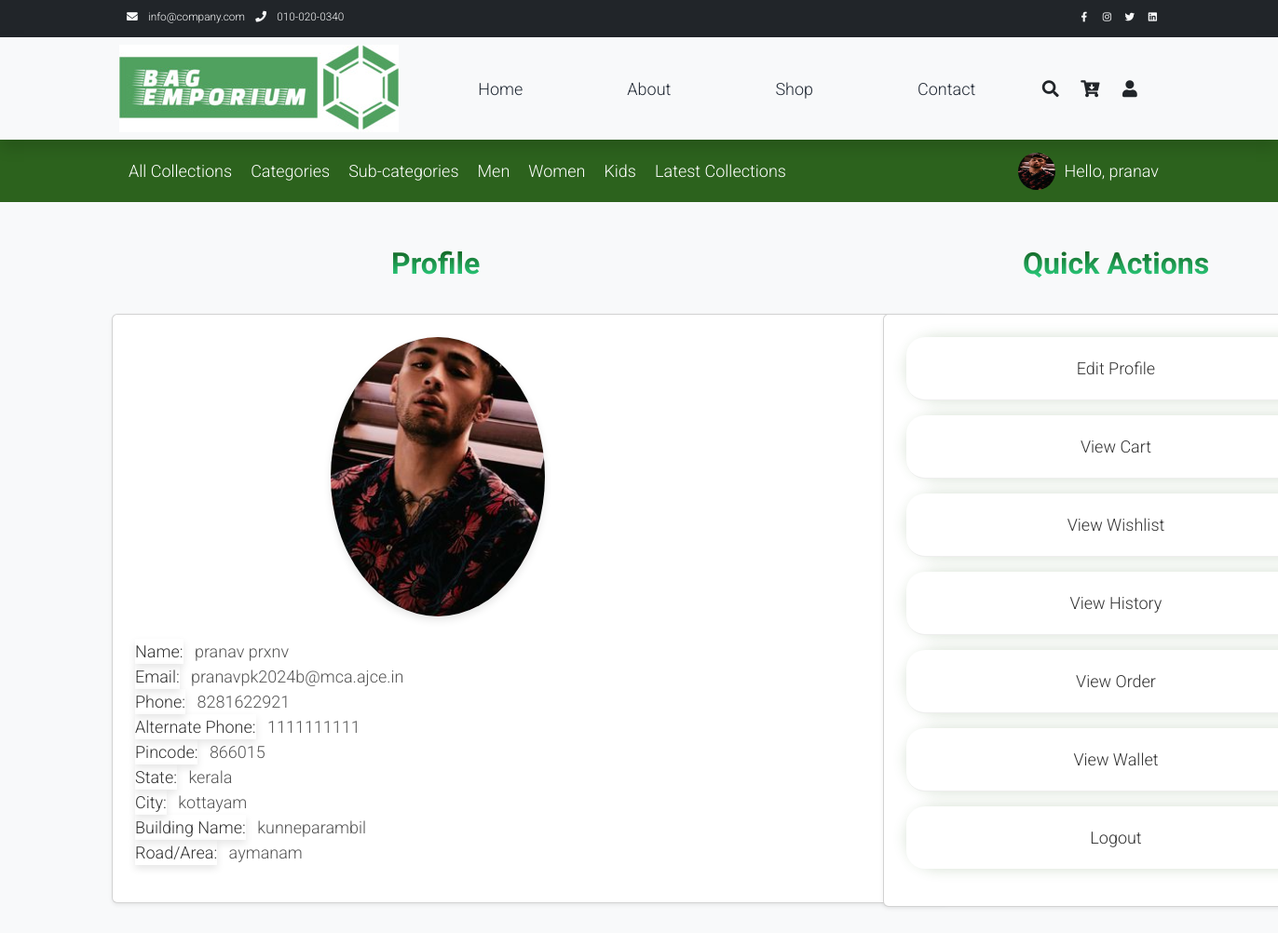
/myauth/customer/ (signed in), run on an earlier commit of the app's database.
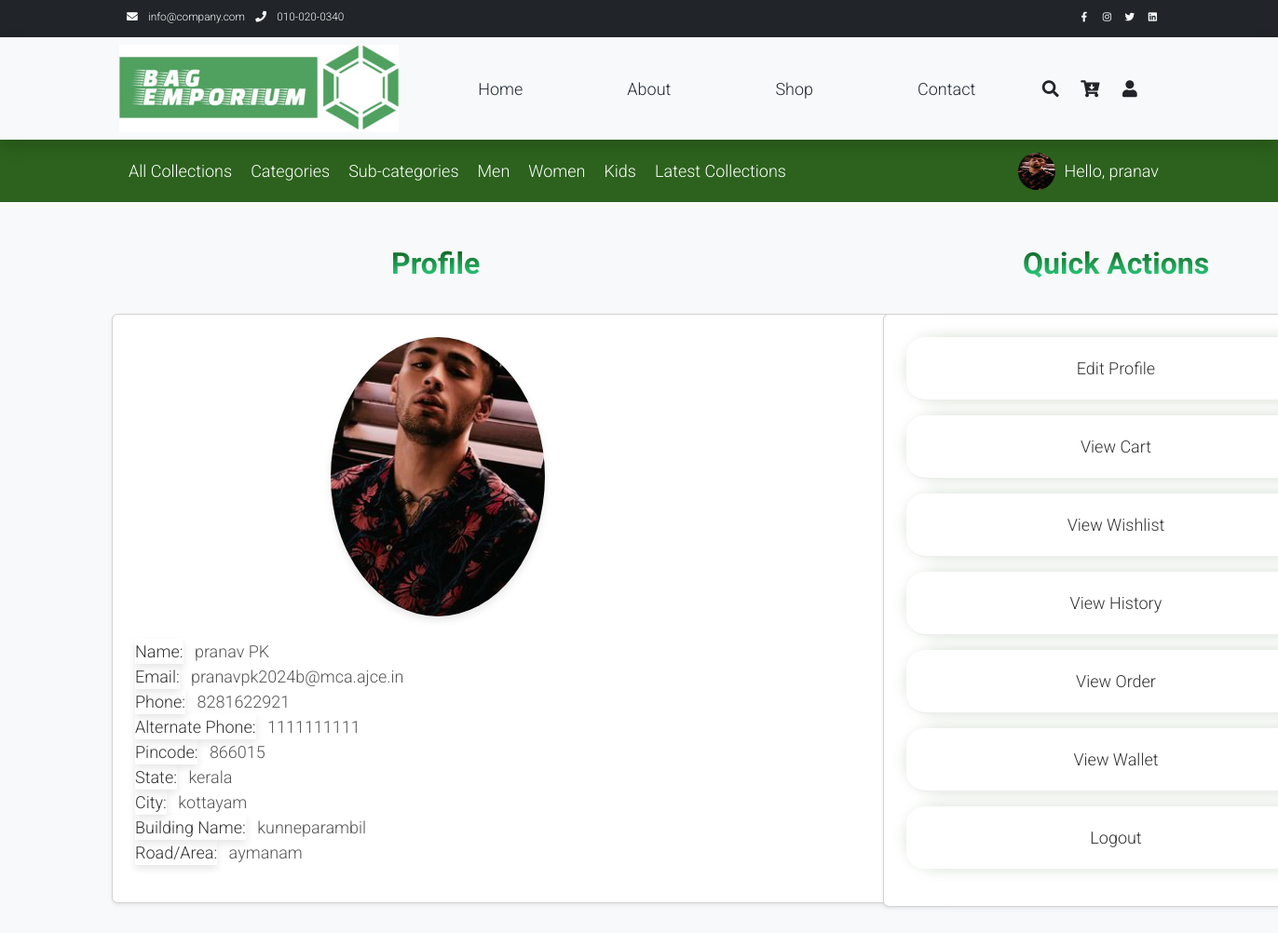
And on a later commit of the database.
### myauth/models.py (models this page shows, shortened)
class User(AbstractUser):
    class Role(models.TextChoices):
        ADMIN="ADMIN",'Admin'
        CUSTOMER="CUSTOMER",'Customer'
        DELIVERYBOY="DELIVERYBOY",'deliveryboy'
        SELLER="SELLER",'Seller'
    role = models.CharField(max_length=50,choices=Role.choices)

class Profile(models.Model):
    user = models.OneToOneField(User, on_delete=models.CASCADE)
    profile_picture = models.ImageField(upload_to='profile_pictures/', null=True, blank=True)
    phone = models.CharField(max_length=12, unique=True)  # You can adjust the max_length as needed
    alt_phone = models.CharField(max_length=12, unique=True)  # You can adjust the max_length as needed
    pincode= models.CharField(max_length=6)  # You can adjust the max_length as needed
    state = models.CharField(max_length=50)
    city = models.CharField(max_length=50)
    building_name = models.CharField(max_length=100)
    road_area = models.CharField(max_length=100)

### myauth/views.py (the view)
# urls.py: path('customer/', views.customer_detail_view, name='customer_detail'),
def customer_detail_view(request):
    if request.user.is_authenticated:
        customer_profile = Profile.objects.get(user=request.user)
        return render(request, 'customer_detail.html', {'customer_profile': customer_profile})
    else:
        return redirect('login')  # Adjust this according to your login URL

### templates/customer_detail.html (shortened to what this page needs)
{% load static %}
<!DOCTYPE html>
<html lang="en">
<head>
    <link rel="stylesheet" href="{% static 'assets/css/bootstrap.min.css' %}">
    <link rel="stylesheet" href="{% static 'assets/css/templatemo.css' %}">
    <link rel="stylesheet" href="{% static 'assets/css/custom.css' %}">
    <link rel="stylesheet" href="{% static 'assets/css/fontawesome.min.css' %}">
</head>
<body>
    <nav class="navbar navbar-expand-lg bg-dark navbar-light d-none d-lg-block" id="templatemo_nav_top">
        <div class="container text-light">
            <div class="w-100 d-flex justify-content-between">
                <div>
                    <i class="fa fa-envelope mx-2"></i>
                    <a class="navbar-sm-brand text-light text-decoration-none" href="mailto:info@company.com">info@company.com</a>
                    <i class="fa fa-phone mx-2"></i>
                    <a class="navbar-sm-brand text-light text-decoration-none" href="tel:010-020-0340">010-020-0340</a>
                </div>
                <div>
                    <a class="text-light" href="https://fb.com/templatemo" target="_blank" rel="sponsored"><i class="fab fa-facebook-f fa-sm fa-fw me-2"></i></a>
                    <a class="text-light" href="https://www.instagram.com/" target="_blank"><i class="fab fa-instagram fa-sm fa-fw me-2"></i></a>
                    <a class="text-light" href="https://twitter.com/" target="_blank"><i class="fab fa-twitter fa-sm fa-fw me-2"></i></a>
                    <a class="text-light" href="https://www.linkedin.com/" target="_blank"><i class="fab fa-linkedin fa-sm fa-fw"></i></a>
                </div>
            </div>
        </div>
    </nav>
    <nav class="navbar navbar-expand-lg navbar-light shadow">
        <div class="container d-flex justify-content-between align-items-center">
            <img class="img-fluid" src="{% static 'assets/img/logo3.jpg' %}" alt="">
            <div class="align-self-center collapse navbar-collapse flex-fill  d-lg-flex justify-content-lg-between" id="templatemo_main_nav">
                <div class="flex-fill">
                    <ul class="nav navbar-nav d-flex justify-content-between mx-lg-auto">
                        <li class="nav-item">
                            <a class="nav-link" href="/myauth/home">Home</a>
                        </li>
                        <li class="nav-item">
                            <a class="nav-link" href="#about">About</a>
                        </li>
                        <li class="nav-item">
                            <a class="nav-link" href="http://127.0.0.1:8000/myauth/productallview/">Shop</a>
                        </li>
                        <li class="nav-item">
                            <a class="nav-link" href="#contact">Contact</a>
                        </li>
                </div>
                <div class="navbar align-self-center d-flex">
                                <a class="nav-icon d-none d-lg-inline" href="/myauth/search/" >
                        <i class="fa fa-fw fa-search text-dark mr-2"></i>
                    </a>
                    <a class="nav-icon position-relative text-decoration-none" href="/myauth/view_cart/">
                        <i class="fa fa-fw fa-cart-arrow-down text-dark mr-1"></i>
                        <span class="position-absolute top-0 left-100 translate-middle badge rounded-pill bg-light text-dark">
                        </span>
                    </a>
                    <a class="nav-icon position-relative text-decoration-none" href="/myauth/customer/">
                        <i class="fa fa-fw fa-user text-dark mr-3"></i>
                    </a>
                </div>
            </div>
        </div>
    </nav>
 <!DOCTYPE html>
 <html lang="en">
 <head>
 </head>
 <body>
     <header>
        <div class="container">
            <div class="back">
                <ul>
                    <li><a href="http://127.0.0.1:8000/myauth/productallview/">All Collections </a></li>
                    <li class="dropdown">
                        <a href="#">Categories</a>
                    </li>
                    <li class="dropdown">
                        <a href="#">Sub-categories</a>
                    </li>
                    <li>
                        <a href="http://127.0.0.1:8000/myauth/productscategorylist/4">Men</a>
                    </li>
                    <li>
                        <a href="http://127.0.0.1:8000/myauth/productscategorylist/5">Women</a>
                    </li>
                    <li>
                        <a href="http://127.0.0.1:8000/myauth/productscategorylist/6">Kids</a>
                    </li>
                    <li>
                        <a href="#">Latest Collections</a>
                    </li>
                </ul>
            </div>
            <div class="user dropdown">
                <a href="#">
                    {% if user.profile.profile_picture %}
                    <img src="{{ user.profile.profile_picture.url }}" alt="Profile Picture">
                    {% else %}
                    <img src="{% static 'assets/img/pro.png' %}" alt="Default Profile Picture">
                    {% endif %}
                    Hello, {{ user.first_name }}
                </a>
            </div>
        </div>
     </header>
 </body>
 </html>
<!DOCTYPE html>
<html lang="en">
<head>
    <link href="https://cdn.jsdelivr.net/npm/bootstrap@5.3.0-alpha1/dist/css/bootstrap.min.css" rel="stylesheet">
</head>
<body>
<div class="containerr">
    <div class="row">
        <div class="col-md-6"><br>
            <h2 class="grad-text">Profile</h2><br>
            <div class="demo">
            <div class="card shadow-sm mb-4 p-4 fade-in">
                <div class="text-center mb-4">
                    <img src="{{ customer_profile.profile_picture.url }}" alt="Profile Picture" class="profile-picture">
                </div>
                <div class="mb-3">
                    <div class="detail">
                        <label class="me-2">Name:</label>
                        <span>{{ customer_profile.user.first_name }} {{ customer_profile.user.last_name }}</span>
                    </div>
                    <div class="detail">
                        <label class="me-2">Email:</label>
                        <span>{{ customer_profile.user.email }}</span>
                    </div>
                    <div class="detail">
                        <label class="me-2">Phone:</label>
                        <span>{{ customer_profile.phone }}</span>
                    </div>
                    <div class="detail">
                        <label class="me-2">Alternate Phone:</label>
                        <span>{{ customer_profile.alt_phone }}</span>
                    </div>
                    <div class="detail">
                        <label class="me-2">Pincode:</label>
                        <span>{{ customer_profile.pincode }}</span>
                    </div>
                    <div class="detail">
                        <label class="me-2">State:</label>
                        <span>{{ customer_profile.state }}</span>
                    </div>
                    <div class="detail">
                        <label class="me-2">City:</label>
                        <span>{{ customer_profile.city }}</span>
                    </div>
                    <div class="detail">
                        <label class="me-2">Building Name:</label>
                        <span>{{ customer_profile.building_name }}</span>
                    </div>
                    <div class="detail">
                        <label class="me-2">Road/Area:</label>
                        <span>{{ customer_profile.road_area }}</span>
                    </div>
                </div>
                </div>
            </div>
        </div>
        <div class="col-md-6"><br>
            <h2 class="grad-text">Quick Actions</h2><br>
            <div class="demoo">
            <div class="card shadow-sm p-4 fade-in">
                <div class="quick-actions">
                    <div class="card mb-3">
                        <a href="/myauth/updateprofile/" class="text-decoration-none card-link">Edit Profile</a>
                    </div>
                    <div class="card mb-3">
                        <a href="/myauth/view_cart/" class="text-decoration-none card-link">View Cart</a>
                    </div>
                    <div class="card mb-3">
                        <a href="/myauth/view_wishlist/" class="text-decoration-none card-link">View Wishlist</a>
                    </div>
                    <div class="card mb-3">
                        <a href="/myauth/payment_history/" class="text-decoration-none card-link">View History</a>
                    </div>
                    <div class="card mb-3">
                        <a href="/myauth/trackmyorder/" class="text-decoration-none card-link">View Order</a>
                    </div>
                    <div class="card mb-3">
                        <a href="/myauth/wallet/update/" class="text-decoration-none card-link">View Wallet</a>
                    </div>
                    <div class="card mb-3">
                        <a href="/myauth/logout/" class="text-decoration-none card-link">Logout</a>
                    </div>
                </div>
                </div>
            </div>
        </div>
    </div>
</div>
</body>
</html>

### static/assets/css/templatemo.css (style rules this page uses)
body, ul, li, p, a, label, input, div { font-family: 'Roboto', sans-serif; font-size: 18px !important; font-weight: 300 !important; }
.text-light { color: #cfd6e1 !important; }
.bg-dark { background-color: #212934 !important; }
.bg-light { background-color: #e9eef5 !important; }
#templatemo_nav_top { min-height: 40px; }
#templatemo_nav_top * { font-size: .9em !important; }
#templatemo_main_nav a { color: #212934; }
#templatemo_main_nav .navbar .nav-icon { margin-right: 20px; }
@media (min-width: 768px) { #templatemo_main_nav .navbar-nav { max-width: 450px; } }
@media (min-width: 992px) { #templatemo_main_nav .navbar-nav { max-width: 550px; } }

### templates/customer_detail.html (style rules this page uses)
header { background-color: #2c621d; color: #fff; padding: 10px 0; }
.container { max-width: 1200px; margin: 0 auto; display: flex; justify-content: space-between; align-items: center; }
nav ul { list-style: none; margin: 0; padding: 0; display: flex; }
nav ul li { margin-right: 20px; }
nav ul li:last-child { margin-right: 0; }
nav a { text-decoration: none; color: #fff; font-weight: bold; }
.dropdown { position: relative; }
.user { display: flex; align-items: center; margin-left: auto; }
.user img { width: 40px; height: 40px; border-radius: 50%; margin-right: 10px; }
.back { padding: 10px; display: flex; }
.back ul { list-style: none; margin: 0; padding: 0; display: flex; }
.back ul li { margin-right: 20px; }
.back ul li:last-child { margin-right: 0; }
.back a { text-decoration: none; color: #fff; font-weight: bold; }
.user.dropdown { display: flex; align-items: center; margin-left: auto; }
.user.dropdown a { display: flex; align-items: center; color: #fff; text-decoration: none; }
.user.dropdown img { width: 40px; height: 40px; border-radius: 50%; margin-right: 10px; }
body { font-family: 'Segoe UI', Tahoma, Geneva, Verdana, sans-serif; background-color: #f8f9fa; color: #333; }
.containerr { padding: 20px; }
.profile-picture { width: 230px; height: 300px; border-radius: 50%; object-fit: cover; box-shadow: 0 4px 8px rgba(0, 0, 0, 0.1); margin-right: 200px; }
.detail label { font-weight: bold; color: #333; transition: background-color 0.3s ease; box-shadow: 0 4px 8px rgba(0, 0, 0, 0.1); }
.detail span { color: #555; }
.quick-actions .card { border: none; background-color: #fff; box-shadow: 0 4px 8px rgba(0, 0, 0, 0.1); transition: transform 0.3s ease; border-radius: 40px; box-shadow: 0px 0px 15px #2c621d33; }
.quick-actions .card a { color: #333; text-decoration: none; transition: color 0.3s ease; font-size: 18px; display: block; padding: 20px; border-bottom: 1px solid #eee; }
.quick-actions .card:last-child a { border-bottom: none; }
.fade-in { animation: fadeIn 0.8s ease forwards; }
.card-link { background-color: #fff; color: #fff; border: none; border-radius: 20px; padding: 20px; text-align: center; transition: background-color 0.3s ease; }
.grad-text { background: -webkit-linear-gradient(#0f5112, #2ede8c); -webkit-background-clip: text; -webkit-text-fill-color: transparent; font-weight: bold; margin-left: 400px; size: 0ch; }
.demo { width: 900px; margin-left: 100px; }
.demoo { width: 500px; margin-left: 250px; }

What changed in the data, as far as the page shows it:
changed Profile "kerala": user.last_name "prxnv" → "PK"
